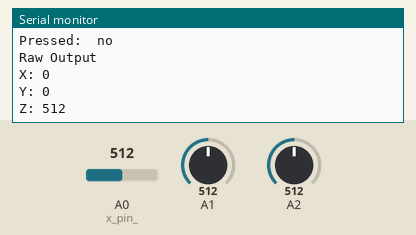
Simulated run of this sketch. Board: Arduino Uno, built with avr-gcc and run on an emulated ATmega328P. On the bench: the last lines printed to the serial monitor. The inputs (shaded band) are chosen by the test bench; at power-on: A0 (x_pin_) = 512, A1 = 512, A2 = 512.

Above: at 1.2 s.
1.3 s: A0 (x_pin_) set to 716
At 2.9 s:
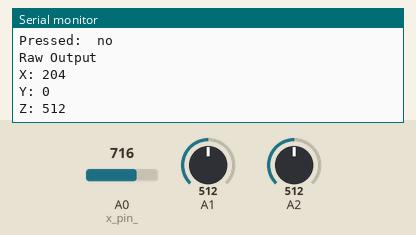
4.3 s: A1 set to 716
At 6.1 s:
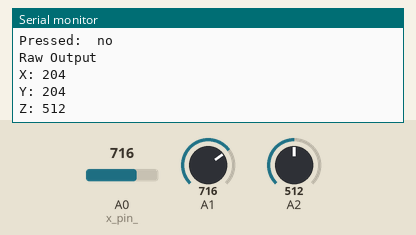
7.3 s: A2 set to 0
At 8.1 s:
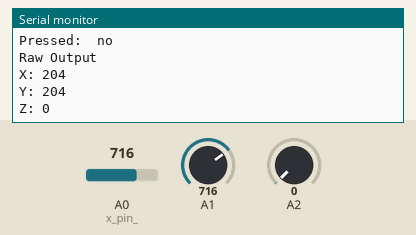
10.3 s: A0 (x_pin_) set to 511
At 11.3 s:
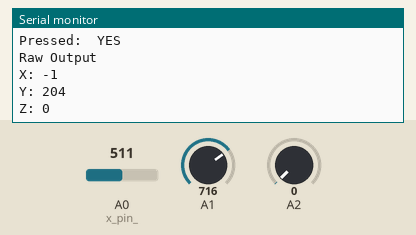
12.9 s: A1 set to 306
At 14.4 s:
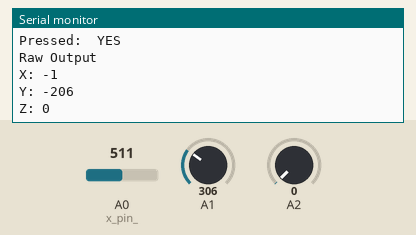
15.9 s: A0 (x_pin_) set to 306
At 17.5 s:
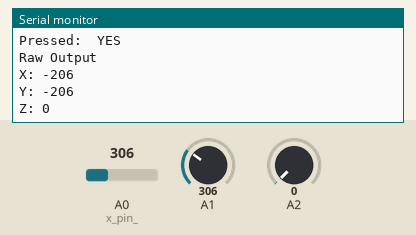
Timing chart, 0 to 19.0 s (numbered marks = the images above; inputs shaded):
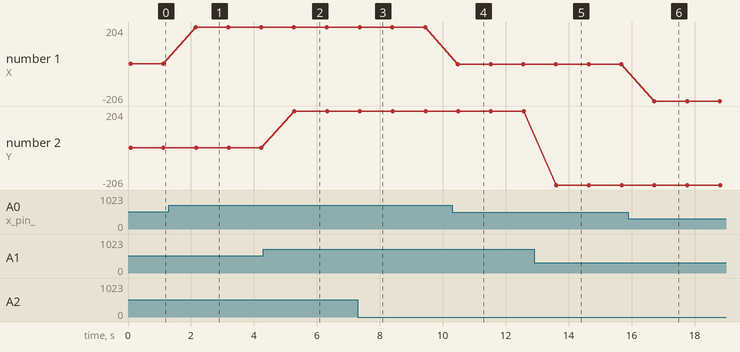

The sketch:

joystick.ino
```cpp
#include "joystick.hpp"

#define JOYSTICK_X A0
#define JOYSTICK_Y A1
#define JOYSTICK_Z A2

Joystick g_joystick;

void setup() {
  Serial.begin(9600);

  g_joystick.init(JOYSTICK_X, JOYSTICK_Y, JOYSTICK_Z);
}

void loop() {
  Joystick::Position position = g_joystick.get_position();

  Serial.println("JOYSTICK STATUS");
  Serial.println("---------------");

  Serial.print("Position: ");
  Serial.println(position_to_name(position));
  Serial.print("Pressed:  ");
  Serial.println(g_joystick.get_button_pressed() ? "YES" : "no");

  Serial.println("Raw Output");
  Serial.print("X: ");Serial.println(g_joystick.get_x());
  Serial.print("Y: ");Serial.println(g_joystick.get_y());
  Serial.print("Z: ");Serial.println(g_joystick.get_z());

  Serial.println("");

  delay(1000);
}

String position_to_name(Joystick::Position position) {
  if (position == Joystick::Position::EAST) {
    return "East";
  } else if (position == Joystick::Position::NEUTRAL) {
    return "Neutral";
  } else if (position == Joystick::Position::NORTH) {
    return "North";
  } else if (position == Joystick::Position::NORTHEAST) {
    return "NorthEast";
  } else if (position == Joystick::Position::NORTHWEST) {
    return "NorthWest";
  } else if (position == Joystick::Position::SOUTH) {
    return "South";
  } else if (position == Joystick::Position::SOUTHEAST) {
    return "SouthEast";
  } else if (position == Joystick::Position::SOUTHWEST) {
    return "SoutWest";
  } else if (position == Joystick::Position::WEST) {
    return "West";
  } else {
    return "?!?";
  }
}
```

joystick.cpp
```cpp
#include "joystick.hpp"

Joystick::Joystick() {
  x_pin_ = A0;
  y_pin_ = A0;
  z_pin_ = A0;
  tolerance_ = 25;
  neutral_value_ = 1024 / 2;
}

void Joystick::init(uint8_t x_pin, uint8_t y_pin, uint8_t z_pin) {
  x_pin_ = x_pin;
  y_pin_ = y_pin;
  z_pin_ = z_pin;
  pinMode(z_pin_, INPUT);
}

Joystick::Position Joystick::get_position() const {
  int16_t x = get_x();
  int16_t y = get_y();
  return get_position_(x, y);
}

void Joystick::set_tolerance(uint16_t tolerance) {
  tolerance_ = tolerance_;
}

void Joystick::set_neutral_value(uint16_t neutral_value) {
  neutral_value_ = neutral_value;
}

bool Joystick::get_button_pressed() const {
  return get_z() == 0;
}

int16_t Joystick::get_x() const {
  return analogRead(x_pin_) - neutral_value_;
}

int16_t Joystick::get_y() const {
  return analogRead(y_pin_) - neutral_value_;
}

int16_t Joystick::get_z() const {
  return analogRead(z_pin_);
}

double Joystick::get_hypotenuse_(int16_t x, int16_t y) const {
  return sqrt(square((double) x) + square((double) y));
}

Joystick::Position Joystick::get_position_(int16_t x, int16_t y) const {
  bool x_is_neutral = -this->tolerance_ < x && x < this->tolerance_;
  bool y_is_neutral = -this->tolerance_ < y && y < this->tolerance_;
  if (x_is_neutral && y_is_neutral) {
    return NEUTRAL;
  } else if (x_is_neutral) {
    return y > 0 ? SOUTH : NORTH;
  } else if (y_is_neutral) {
    return x > 0 ? EAST : WEST;
  }

  double hypotenuse = get_hypotenuse_(x, y);
  double angle = acos((double) x / hypotenuse);
  if (y > 0) {
    if (angle < PI_OVER_EIGHT) {
      return EAST;
    } else if (angle < THREE_PI_OVER_EIGHT) {
      return SOUTHEAST;
    } else if (angle < FIVE_PI_OVER_EIGHT) {
      return SOUTH;
    } else if (angle < SEVEN_PI_OVER_EIGHT) {
      return SOUTHWEST;
    } else {
      return WEST;
    }
  } else { // y < 0
    if (angle < PI_OVER_EIGHT) {
      return EAST;
    } else if (angle < THREE_PI_OVER_EIGHT) {
      return NORTHEAST;
    } else if (angle < FIVE_PI_OVER_EIGHT) {
      return NORTH;
    } else if (angle < SEVEN_PI_OVER_EIGHT) {
      return NORTHWEST;
    } else {
      return WEST;
    }
  }
}
```

joystick.hpp
```cpp
/**
 * Interface for a joystick "controller".
 */
#ifndef JOYSTICK_HPP
#define JOYSTICK_HPP

#include <Arduino.h>
#include <math.h>

class Joystick {
 public:
  enum Position {
    EAST,
    NEUTRAL,
    NORTH,
    NORTHEAST,
    NORTHWEST,
    SOUTH,
    SOUTHEAST,
    SOUTHWEST,
    WEST
  };

  Joystick();
  void init(uint8_t x_pin, uint8_t y_pin, uint8_t z_pin);
  void set_tolerance(uint16_t tolerance);
  void set_neutral_value(uint16_t neutral_value);
  Position get_position() const;
  bool get_button_pressed() const;
  int16_t get_x() const;
  int16_t get_y() const;
  int16_t get_z() const;

 private:
  const double PI_OVER_EIGHT = 0.392699;
  const double THREE_PI_OVER_EIGHT = 1.178097;
  const double FIVE_PI_OVER_EIGHT = 1.963495;
  const double SEVEN_PI_OVER_EIGHT = 2.748893;

  double get_hypotenuse_(int16_t x, int16_t y) const;
  Position get_position_(int16_t x, int16_t y) const;

  uint8_t x_pin_;
  uint8_t y_pin_;
  uint8_t z_pin_;
  int16_t tolerance_; // The default innaccuracy of the joystick.
  int16_t neutral_value_; // The value the joystick should provide in the
                          // "neutral" position.
};

#endif // JOYSTICK_HPP
```

Measured:
- after the input at 1.3 s, the serial monitor: prints a new line after 0.81 s (image 1)
- after the input at 4.3 s, the serial monitor: prints a new line after 0.92 s (image 2)
- after the input at 7.3 s, the serial monitor: prints a new line after 0.08 s (image 3)
- after the input at 10.3 s, the serial monitor: prints a new line after 0.14 s (image 4)
- after the input at 12.9 s, the serial monitor: prints a new line after 0.65 s (image 5)
- after the input at 15.9 s, the serial monitor: prints a new line after 0.77 s (image 6)
- plotted number 1: 0 → 204 after the input at 1.3 s, 204 → -1 after the input at 10.3 s
- plotted number 2: 204 → -206 after the input at 12.9 s
